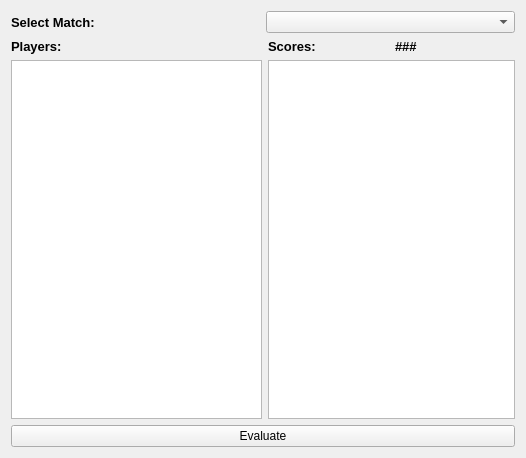
<?xml version="1.0" encoding="UTF-8"?>
<ui version="4.0">
 <class>Evaluate</class>
 <widget class="QWidget" name="Evaluate">
  <property name="geometry">
   <rect>
    <x>0</x>
    <y>0</y>
    <width>526</width>
    <height>458</height>
   </rect>
  </property>
  <property name="windowTitle">
   <string>Form</string>
  </property>
  <layout class="QGridLayout" name="gridLayout">
   <item row="1" column="0">
    <widget class="QLabel" name="label_2">
     <property name="font">
      <font>
       <pointsize>10</pointsize>
       <weight>75</weight>
       <bold>true</bold>
      </font>
     </property>
     <property name="text">
      <string>Players:</string>
     </property>
    </widget>
   </item>
   <item row="2" column="0">
    <widget class="QListWidget" name="listWidget"/>
   </item>
   <item row="2" column="1" colspan="2">
    <widget class="QListWidget" name="listWidget_2"/>
   </item>
   <item row="1" column="1">
    <widget class="QLabel" name="label_3">
     <property name="font">
      <font>
       <pointsize>10</pointsize>
       <weight>75</weight>
       <bold>true</bold>
      </font>
     </property>
     <property name="text">
      <string>Scores:</string>
     </property>
    </widget>
   </item>
   <item row="1" column="2">
    <widget class="QLabel" name="label_4">
     <property name="font">
      <font>
       <pointsize>10</pointsize>
       <weight>75</weight>
       <bold>true</bold>
      </font>
     </property>
     <property name="text">
      <string>###</string>
     </property>
    </widget>
   </item>
   <item row="0" column="0" colspan="3">
    <layout class="QHBoxLayout" name="horizontalLayout">
     <item>
      <widget class="QLabel" name="label">
       <property name="font">
        <font>
         <pointsize>10</pointsize>
         <weight>75</weight>
         <bold>true</bold>
        </font>
       </property>
       <property name="text">
        <string>Select Match:</string>
       </property>
      </widget>
     </item>
     <item>
      <widget class="QComboBox" name="comboBox"/>
     </item>
    </layout>
   </item>
   <item row="3" column="0" colspan="3">
    <widget class="QPushButton" name="pushButton">
     <property name="text">
      <string>Evaluate</string>
     </property>
    </widget>
   </item>
  </layout>
 </widget>
 <resources/>
 <connections/>
</ui>
